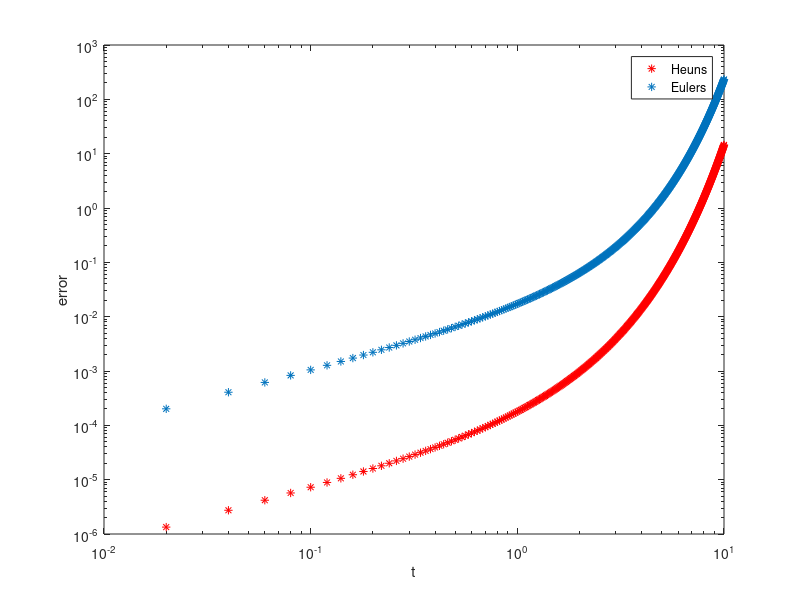

Recreate this plot in MATLAB.
% Heun's Method 
% For the system:    y' = ry,   y(0) = 1   over the interval [0,T]
%% True Solution
clear all
N=500; T=10; r=1; 
dt=T/N; 
ytrue=zeros(N+1,1); ytrue(1)=1; k=ytrue(1); % ytrue(1)=y(0) init. condition
i=2;
while (i<=N+1)
    ytrue(i,1)=k*exp(r*(i-1)*dt);
    i=i+1;
end
%% Heun's Approximation 
yheun=zeros(N+1,1); yheun(1)=ytrue(1); 
i=2;
while (i<=N+1)
    k1=r*yheun(i-1); k2=r*(yheun(i-1)+dt*k1);
    yheun(i)=yheun(i-1)+.5*dt*(k1+k2);
    i=i+1;
end
errheun=abs(yheun-ytrue);
%loglog([0:dt:T],error,'r*'); hold on
%% Euler's Method
yeuler=zeros(N+1,1); yeuler(1)=ytrue(1); 
i=2;
while (i<=N+1)
    yeuler(i)=yeuler(i-1)+dt*r*yheun(i-1);
    i=i+1;
end
erreul=abs(yeuler-ytrue); 
loglog([0:dt:T],errheun,'r*',[0:dt:T],erreul,'*'); %hold off
xlabel('t')
ylabel('error')
legend('Heuns','Eulers')